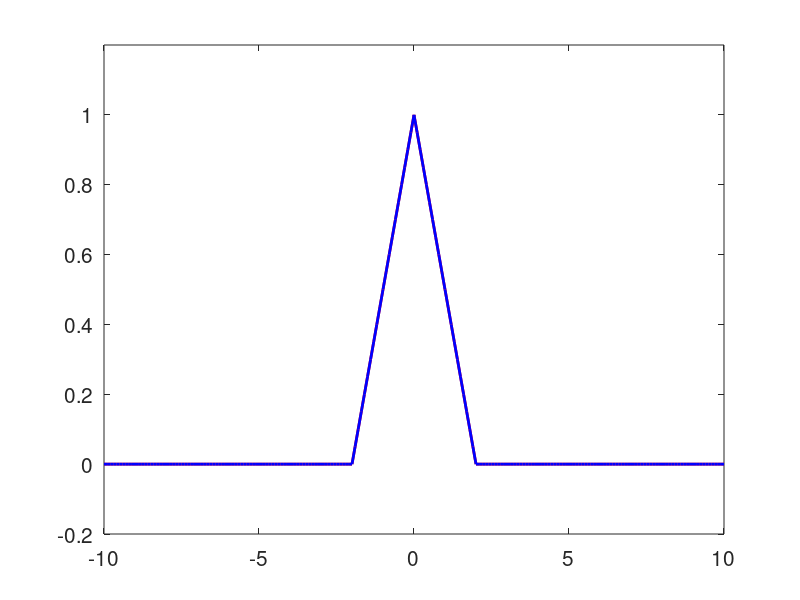

Write MATLAB code to recreate this figure. (Note: this script raises an error after producing the figure.)
clear all
clc;
xmin = -10;
xmax = 10;
dx = 0.1;
x = (xmin:dx:xmax)';
center = 0;
width = 2;
u0 = 1 - abs(x - center) / width;
u0(u0 < 0) = 0;
tstep = 0;
maxtstep = 80;
drawevery = 5;
isfirst = true;
while tstep < maxtstep
    u = zeros(size(u0));
    u(1:end - tstep) = u(1:end - tstep) + u0(tstep + 1:end) / 2;
    u(tstep + 1:end) = u(tstep + 1:end) + u0(1:end - tstep) / 2;
    if (mod(tstep, floor(drawevery)) == 0)
        f=figure(1);
        set(gcf,'position',[200,100,450,200]); %left bottom width height
        set(gcf,'Color',[1,1,1]);
        plot(x, u0, 'r', 'LineWidth', 2);
        hold on
        plot(x, u, 'b', 'LineWidth', 2);
        set(gca, 'FontSize', 15);
        ylim([-0.2 1.2]);
        xlim([xmin xmax]);
        %set(gca,'PlotBoxAspectRatio',[2,1,1]);
        %set(gca,'DataAspectRatio',[2,1,1]);  
        generate_gif(f, 'tent_show.gif', isfirst);
        isfirst = false;
    end
    tstep = tstep + 1;    
end
function generate_gif(f, filename, isfirst)
    drawnow;
    frame=getframe(1);
    im = frame2im(frame);
    [imind,cm] = rgb2ind(im,256);
    if isfirst
        imwrite(imind,cm,filename,'gif', 'Loopcount',inf);
    else
        imwrite(imind,cm,filename,'gif','WriteMode','append');
    end
    close(f);
end